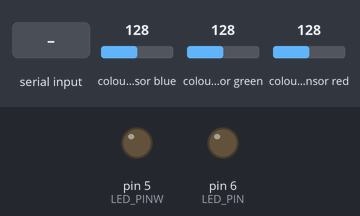
Bench run of a sketch on a simulated Arduino Uno, built with avr-gcc and run on an emulated ATmega328P. Shown: output pins drawn as LEDs (lit = HIGH). Inputs (shaded band) come from the test bench; at power-on: colour sensor blue 128, colour sensor green 128, colour sensor red 128.

Above: at 1.2 s.
1.3 s: "w" received over Serial
At 1.8 s:
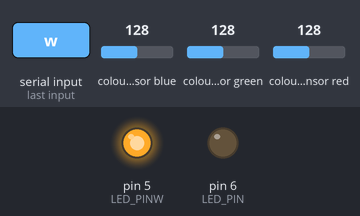
2.8 s: "l" received over Serial
At 3.6 s:
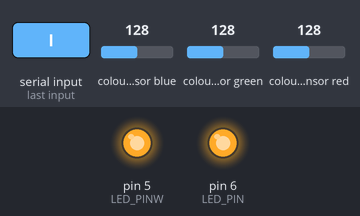
4.3 s: "m" received over Serial
At 4.8 s:
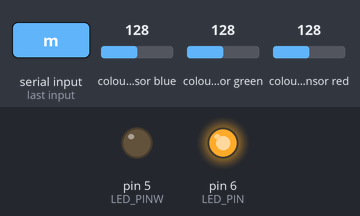
5.8 s: "n" received over Serial
At 6.6 s:
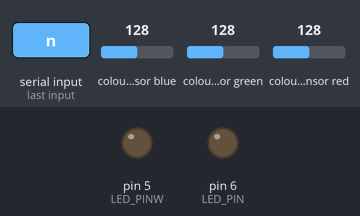
Timing chart, 0 to 8.3 s (numbered marks = the images above; inputs shaded):
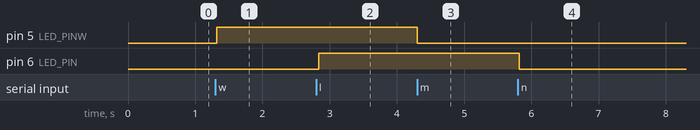

Measured:
- after the input at 1.3 s, pin 5 (LED_PINW): LOW → HIGH at once
- after the input at 2.8 s, pin 6 (LED_PIN): LOW → HIGH at once
- after the input at 4.3 s, pin 5 (LED_PINW): HIGH → LOW at once
- after the input at 5.8 s, pin 6 (LED_PIN): HIGH → LOW at once

The sketch:

program_arduino.ino
```cpp
#include <Wire.h>
#include "Adafruit_TCS34725.h"

#define LED_PINW    5 //pin led bawah
#define LED_PIN     6 //pin led sensor
#define NUM_LEDS    20 //jumlah led

int R = 0;
int G = 0;
int B = 0;

float rawLowR=0;
float rawLowG=0;
float rawLowB=0;
float rawHighR=0;
float rawHighG=0;
float rawHighB=0;

float referanceLowR=0;
float referanceLowG=0;
float referanceLowB=0;
float referanceHighR=256;
float referanceHighG=256;
float referanceHighB=256;

float referanceRangeR=referanceHighR-referanceLowR;
float referanceRangeG=referanceHighG-referanceLowG;
float referanceRangeB=referanceHighB-referanceLowB;

float correctedValueR;
float correctedValueG;
float correctedValueB;

float rawRangeR;
float rawRangeG;
float rawRangeB;

Adafruit_TCS34725 tcs = Adafruit_TCS34725(TCS34725_INTEGRATIONTIME_700MS, TCS34725_GAIN_1X); //inisialisasi tcs34725

void setup() {
  // put your setup code here, to run once:
  Serial.begin(9600);
  tcs.begin();
  pinMode(LED_PIN, OUTPUT);
  pinMode(LED_PINW, OUTPUT);
  digitalWrite(LED_PINW, LOW);
  digitalWrite(LED_PIN, LOW);
}

void loop()
{
  // put your main code here, to run repeatedly:
  uint16_t red, green, blue, clr, colorTemp, lux;
  tcs.getRawData(&red, &green, &blue, &clr);
  colorTemp = tcs.calculateColorTemperature_dn40(red, green, blue, clr);
  lux = tcs.calculateLux(red, green, blue);

  uint32_t sum = clr;
  float r, g, b;

  r = red;
  r /= sum;

  g = green;
  g /= sum;

  b = blue;
  b /= sum;

  r *= 256;
  g *= 256;
  b *= 256;

  R = r;
  G = g;
  B = b;

  if (Serial.available() > 0)
  {
    char req = (char)Serial.read();
    if (req == 'a')
    {
      tcs.getRawData(&red, &green, &blue, &clr);
      Serial.print("@,");
      Serial.print(colorTemp, DEC); Serial.print(",");
      Serial.print(lux, DEC); Serial.print(",");
      Serial.print(red, DEC); Serial.print(",");
      Serial.print(green, DEC); Serial.print(",");
      Serial.print(blue, DEC); Serial.print(",");
      Serial.print(clr, DEC); Serial.println(",$");
    }

    else if (req == 'c')
    {
      rawRangeR=rawHighR-rawLowR;
      rawRangeG=rawHighG-rawLowG;
      rawRangeB=rawHighB-rawLowB;
      correctedValueR=(((R-rawLowR)*referanceRangeR)/rawRangeR)+referanceLowR;
      correctedValueG=(((G-rawLowG)*referanceRangeG)/rawRangeG)+referanceLowG;
      correctedValueB=(((B-rawLowB)*referanceRangeB)/rawRangeB)+referanceLowB;
      Serial.print("@,");
      //Serial.print(colorTemp, DEC); Serial.print(",");
      //Serial.print(lux, DEC); Serial.print(",");
      Serial.print((int)correctedValueR, DEC); Serial.print(",");
      Serial.print((int)correctedValueG, DEC); Serial.print(",");
      Serial.print((int)correctedValueB, DEC); Serial.println(",$"); //Serial.print(",");
      //Serial.print(clr, DEC);
    }

    else if (req == 'r')
    {

    }

    else if (req == 'g')
    {

    }

    else if (req == 'b')
    {

    }

    else if (req == 'w')
    {
      digitalWrite(LED_PINW, HIGH);
    }

    else if (req == 'm')
    {
      digitalWrite(LED_PINW, LOW);
    }

    else if (req == 'l')
    {
      digitalWrite(LED_PIN, HIGH);
    }

    else if (req == 'n')
    {
      digitalWrite(LED_PIN, LOW);
    }

    else if (req == 'z')
    {
      rawLowR=R;
      rawLowG=G;
      rawLowB=B;
    }

    else if (req == 'q')
    {
      rawHighR=R;
      rawHighG=G;
      rawHighB=B;
    }
  }
}
```
